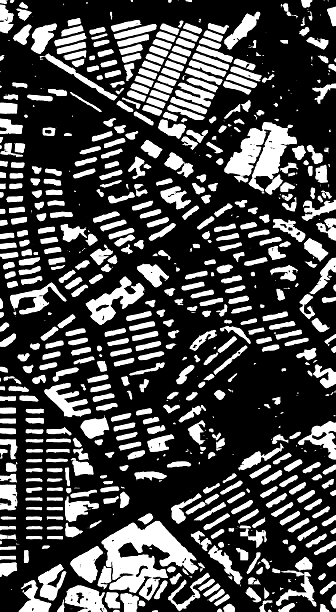
//> input picture 3.png, 336 x 612 px
$ ./draw_lables 2.png 3.png   (built with g++ and OpenCV 4)
//> lines starting //> are read from the running program, lines starting //| are printed output that depends on the picture
#include "opencv2/imgproc.hpp"
#include "opencv2/highgui.hpp"


using namespace cv;

#define ALL 0
#define VEGETATION 1
#define ROAD 4
#define BUILDING 2
#define WATER 3

int main(int argc, char* argv[])
{
	if (argc != 3)
	{
		printf("invalid parameters! Usage: [input_src] [input_mask]\n");
		return -1;
	}

	string input_src = argv[1];
	string input_mask = argv[2];


	Mat mask = imread(input_mask, 0);
//> mask is the input picture: 612 rows x 336 cols, CV_8UC1; min 0, max 255, mean 74.2
	Mat src = imread(input_src);
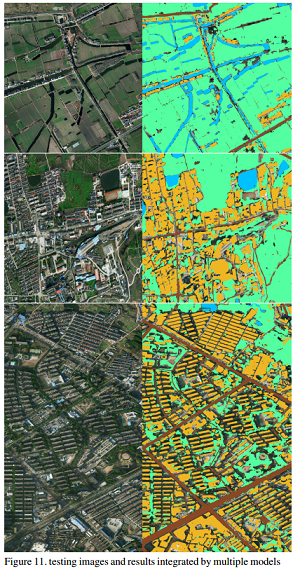
//> input picture 2.png, 293 x 569 px
//> src is the input picture: 569 rows x 293 cols, CV_8UC3; mean B, G, R 97.5, 139.7, 106.1
	for (int i = 0; i < src.rows; i++)
	{
		for (int j = 0; j < src.cols; j++)
		{
			uchar *p_mask = mask.ptr<uchar>(i, j);
			uchar *p_src = src.ptr<uchar>(i, j);

			if (p_mask[0] == VEGETATION)
			{
				p_src[0] = 159;
				p_src[1] = 255;
				p_src[2] = 84;
			}
			else if (p_mask[0] == ROAD)
			{
				p_src[0] = 38;
				p_src[1] = 71;
				p_src[2] = 139;
			}
			else if (p_mask[0] == BUILDING || p_mask[0] == 255)
			{
				p_src[0] = 34;
				p_src[1] = 180;
				p_src[2] = 238;
			}
			else if (p_mask[0] == WATER)
			{
				p_src[0] = 255;
				p_src[1] = 191;
				p_src[2] = 0;
			}


		}
	}
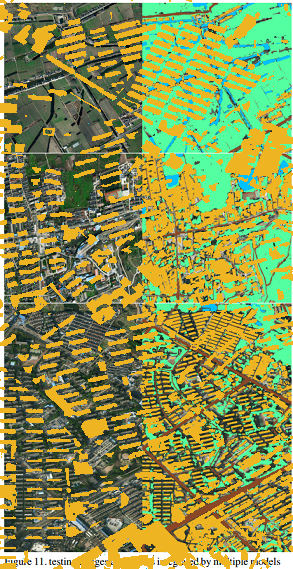
//> src: 569 rows x 293 cols, CV_8UC3; mean B, G, R 80.7, 148.2, 138.1

	imwrite("stack.png", src);


	return 0;
}
